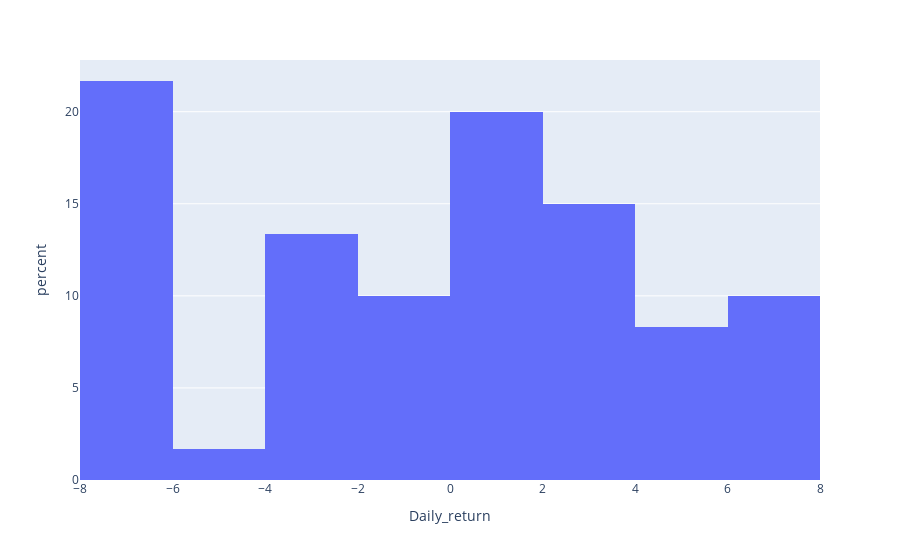

Write notebook code for a chart like this one.
### Code cell
dfig = go.Figure()
px.histogram(df.head(60), x="Daily_return",histnorm='percent')

### Figure 1 — Plotly figure (JSON) as saved in the notebook; plotly's stock layout.template omitted (floating-point values rounded to 4 significant figures)
{"data": [{"alignmentgroup": "True", "bingroup": "x", "histnorm": "percent", "hovertemplate": "Daily_return=%{x}<br>percent=%{y}<extra></extra>", "legendgroup": "", "marker": {"color": "#636efa"}, "name": "", "offsetgroup": "", "orientation": "v", "showlegend": false, "type": "histogram", "x": [-6.499, -6.477, 0, -2.703, 1.562, 2.906, -0.3322, 3.0, 1.133, 0.48, -1.911, -0.1623, 0.813, 0.9677, 2.077, -3.13, -3.069, 6.833, 2.964, 2.424, -5.917, 7.075, 4.552, 1.264, 3.606, 4.016, 0.3861, 6.282, -6.514, -6.452, -0.6897, 4.306, 7.057, -0.1244, -3.611, -2.713, -6.507, -2.983, 1.464, -6.494, -6.481, 5.281, -6.426, -6.533, -6.452, 2.49, -2.243, -3.442, 2.97, -0.7692, 1.163, -6.513, -6.148, 0.2183, -6.536, 7.459, 7.375, 5.859, 3.435, 1.845], "xaxis": "x", "yaxis": "y"}], "layout": {"barmode": "relative", "legend": {"tracegroupgap": 0}, "margin": {"t": 60}, "xaxis": {"anchor": "y", "domain": [0, 1], "title": {"text": "Daily_return"}}, "yaxis": {"anchor": "x", "domain": [0, 1], "title": {"text": "percent"}}}}
